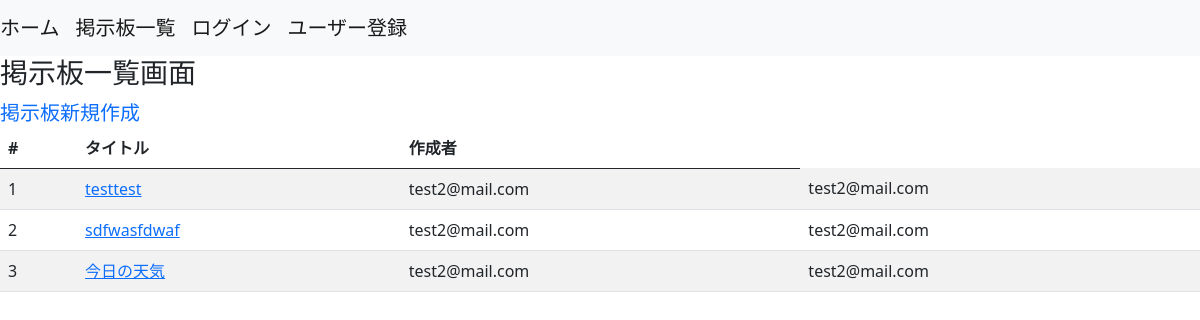
/boards/list_themes, run on the app's committed database.
### boards/models.py (models this page shows)
class Themes(models.Model):
    title = models.CharField(max_length=255)
    user = models.ForeignKey(
        'accounts.Users', on_delete=models.CASCADE
    )
    objects = ThemesManager()
    class Meta:
        db_table = 'themes'

### accounts/models.py (models this page shows)
class Users(AbstractBaseUser, PermissionsMixin):
    username = models.CharField(max_length=255)
    age = models.PositiveIntegerField()
    email = models.EmailField(max_length=255, unique=True)
    is_active = models.BooleanField(default=False)
    is_staff = models.BooleanField(default=False)
    picture = models.FileField(null=True, upload_to='picture/')
    USERNAME_FIELD = 'email'
    REQUIRED_FIELDS = ['username']
    objects = UserManager()
    class Meta:
        db_table = 'users'

### boards/views.py (the view)
# urls.py: path('list_themes', views.list_themes, name='list_themes'),
def list_themes(request):
    themes = Themes.objects.fetch_all_themes()
    return render(
        request, 'boards/list_themes.html', context={
            'themes': themes
        }
    )

### boards/models.py (called while the page is built)
    def fetch_all_themes(self):
        return self.order_by('id').all()

### templates/boards/list_themes.html (shortened to what this page needs)
{% extends 'base.html' %}
{% block content %}
  <h3>掲示板一覧画面</h3>
  <a class="navbar-brand" href="{% url 'boards:create_theme' %}">掲示板新規作成</a>
  <table class='table table-striped table-hover'>
    <thead>
      <tr>
        <th>#</th>
        <th>タイトル</th>
        <th>作成者</th>
      </tr>
    </thead>
    <tbody>
      {% for theme in themes %}
        <tr>
          <td>{{ forloop.counter }}</td>
          <td>
            <a href="{% url 'boards:post_comments' theme_id=theme.id %}">
              {{ theme.title }}
            </a>
          </td>
          {% if theme.user.id == user.id %}
            <td>
              <a href="{% url 'boards:edit_theme' id=theme.id %}">{{ theme.user }}</a>
            </td>
          {% else %}
            <td>{{ theme.user }}</td>
          {% endif %}
          <td>{{ theme.user }}</td>
        </tr>
      {% endfor %}
    </tbody>
  </table>
{% endblock content %}

### data on the page
Themes: title "testtest", user "test2@mail.com"
Themes: title "sdfwasfdwaf", user "test2@mail.com"
Themes: title "今日の天気", user "test2@mail.com"
